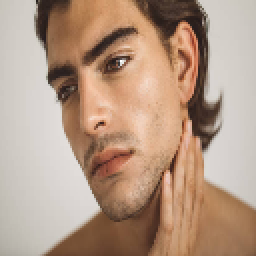
#> input picture dataset/clean/0.png, 128 x 128 px, given as the content of the folder clean_images, which was not available (shown 2 times larger)
$ python generate_dataset.py
#> lines starting #> are read from the running program, lines starting #| are printed output that depends on the picture; pictures that were not available may be replaced by others from this repository, and a replacement may not be noted
import cv2
import numpy as np
import os

os.makedirs("dataset", exist_ok=True)

classes = ["clean", "gaussian", "salt_pepper", "speckle", "motion_blur"]
for c in classes:
    os.makedirs(f"dataset/{c}", exist_ok=True)
#> further down, img is the input picture: shape (128, 128, 3); mean B, G, R 133.6, 153.1, 180.5

def add_gaussian_noise(img):
    noise = np.random.normal(0, 25, img.shape).astype(np.uint8)
    return cv2.add(img, noise)
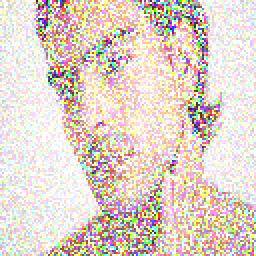
#> returned value: shape (128, 128, 3) (shown 2 times larger); mean of channels 0, 1, 2 202, 211.8, 226.1; drawn as B, G, R

def add_salt_pepper(img):
    out = img.copy()

    prob = 0.08   # 🔥 increase from 0.02 → 0.08

    rnd = np.random.rand(*img.shape[:2])
    out[rnd < prob] = 0
    out[rnd > 1 - prob] = 255
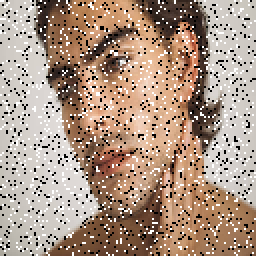
#> out: shape (128, 128, 3) (shown 2 times larger); mean B, G, R 133.2, 149.7, 172.7

    return out

def add_speckle(img):
    noise = np.random.randn(*img.shape) * 0.1   # reduce from 0.2
    noisy = img + img * noise
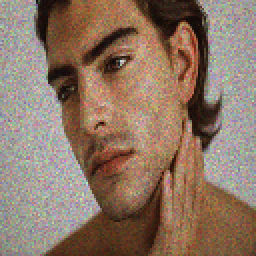
#> noisy: shape (128, 128, 3) float64 (shown 2 times larger); mean B, G, R 133.7, 153.4, 180.5; drawn with min black and max white
    return np.clip(noisy, 0, 255).astype(np.uint8)
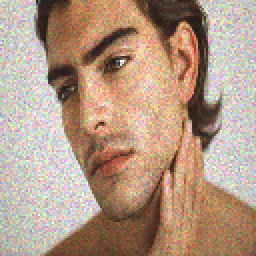
#> returned value: shape (128, 128, 3) (shown 2 times larger); mean of channels 0, 1, 2 133.2, 152.9, 179.8; drawn as B, G, R

def add_motion_blur(img):
    kernel = np.zeros((9,9))
    kernel[4,:] = np.ones(9)/9
    return cv2.filter2D(img, -1, kernel)
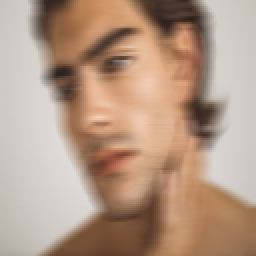
#> returned value: shape (128, 128, 3) (shown 2 times larger); mean of channels 0, 1, 2 133.6, 153.1, 180.6; drawn as B, G, R

# Use any clean images folder
SOURCE = "clean_images"   # 👉 put some normal images here

count = 0
for file in os.listdir(SOURCE):
    img = cv2.imread(os.path.join(SOURCE, file))
    img = cv2.resize(img, (128,128))

    cv2.imwrite(f"dataset/clean/{count}.png", img)
    cv2.imwrite(f"dataset/gaussian/{count}.png", add_gaussian_noise(img))
    cv2.imwrite(f"dataset/salt_pepper/{count}.png", add_salt_pepper(img))
    cv2.imwrite(f"dataset/speckle/{count}.png", add_speckle(img))
    cv2.imwrite(f"dataset/motion_blur/{count}.png", add_motion_blur(img))

    count += 1

print("✅ Dataset created!")

$ run again, on dataset/clean/1.png
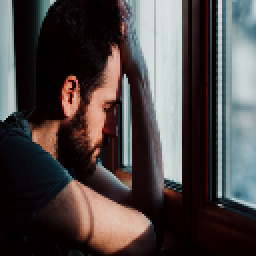
#> input picture dataset/clean/1.png, 128 x 128 px, given as the content of the folder clean_images, which was not available (shown 2 times larger)
#> img is the input picture: shape (128, 128, 3); mean B, G, R 68.2, 68.8, 75.5
#> in add_gaussian_noise, `return cv2.add(img, noise)`:
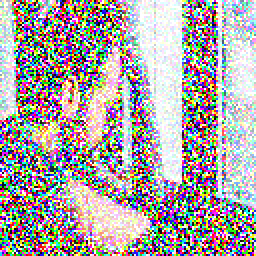
#> returned value: shape (128, 128, 3) (shown 2 times larger); mean of channels 0, 1, 2 164.2, 164.2, 169.7; drawn as B, G, R
#> in add_motion_blur, `return cv2.filter2D(img, -1, kernel)`:
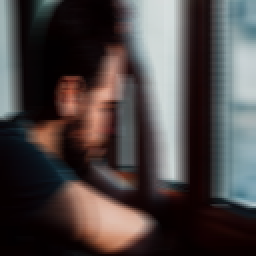
#> returned value: shape (128, 128, 3) (shown 2 times larger); mean of channels 0, 1, 2 68.3, 68.8, 75.6; drawn as B, G, R

$ run again, on dataset/clean/10.png
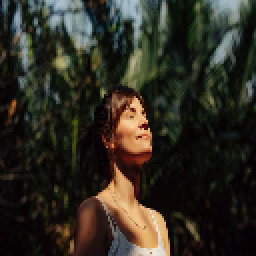
#> input picture dataset/clean/10.png, 128 x 128 px, given as the content of the folder clean_images, which was not available (shown 2 times larger)
#> img is the input picture: shape (128, 128, 3); mean B, G, R 34, 43.7, 46.7
#> in add_gaussian_noise, `return cv2.add(img, noise)`:
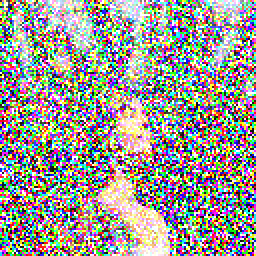
#> returned value: shape (128, 128, 3) (shown 2 times larger); mean of channels 0, 1, 2 147.1, 152.4, 154.7; drawn as B, G, R
#> in add_motion_blur, `return cv2.filter2D(img, -1, kernel)`:
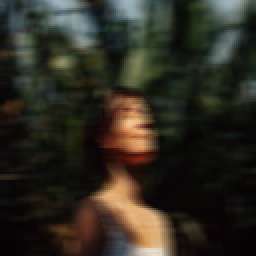
#> returned value: shape (128, 128, 3) (shown 2 times larger); mean of channels 0, 1, 2 34.1, 43.8, 46.7; drawn as B, G, R
